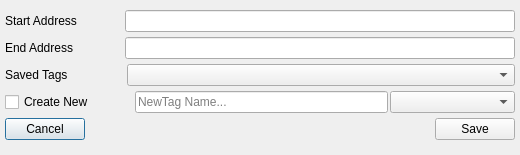
<?xml version="1.0" encoding="UTF-8"?>
<ui version="4.0">
 <class>tag_create_popup</class>
 <widget class="QDialog" name="tag_create_popup">
  <property name="windowModality">
   <enum>Qt::ApplicationModal</enum>
  </property>
  <property name="geometry">
   <rect>
    <x>0</x>
    <y>0</y>
    <width>520</width>
    <height>155</height>
   </rect>
  </property>
  <property name="minimumSize">
   <size>
    <width>520</width>
    <height>155</height>
   </size>
  </property>
  <property name="maximumSize">
   <size>
    <width>520</width>
    <height>155</height>
   </size>
  </property>
  <property name="windowTitle">
   <string>Tag</string>
  </property>
  <layout class="QVBoxLayout" name="verticalLayout">
   <property name="spacing">
    <number>0</number>
   </property>
   <property name="leftMargin">
    <number>5</number>
   </property>
   <property name="topMargin">
    <number>5</number>
   </property>
   <property name="rightMargin">
    <number>5</number>
   </property>
   <property name="bottomMargin">
    <number>5</number>
   </property>
   <item>
    <layout class="QHBoxLayout" name="horizontalLayout">
     <item>
      <widget class="QLabel" name="label">
       <property name="minimumSize">
        <size>
         <width>120</width>
         <height>0</height>
        </size>
       </property>
       <property name="maximumSize">
        <size>
         <width>120</width>
         <height>16777215</height>
        </size>
       </property>
       <property name="text">
        <string>Start Address</string>
       </property>
      </widget>
     </item>
     <item>
      <widget class="QLineEdit" name="lineEdit_start_address"/>
     </item>
    </layout>
   </item>
   <item>
    <layout class="QHBoxLayout" name="horizontalLayout_2">
     <item>
      <widget class="QLabel" name="label_2">
       <property name="minimumSize">
        <size>
         <width>120</width>
         <height>0</height>
        </size>
       </property>
       <property name="maximumSize">
        <size>
         <width>120</width>
         <height>16777215</height>
        </size>
       </property>
       <property name="text">
        <string>End Address</string>
       </property>
      </widget>
     </item>
     <item>
      <widget class="QLineEdit" name="lineEdit_end_address"/>
     </item>
    </layout>
   </item>
   <item>
    <layout class="QHBoxLayout" name="horizontalLayout_6">
     <property name="spacing">
      <number>5</number>
     </property>
     <item>
      <widget class="QLabel" name="label_5">
       <property name="minimumSize">
        <size>
         <width>117</width>
         <height>0</height>
        </size>
       </property>
       <property name="maximumSize">
        <size>
         <width>117</width>
         <height>16777215</height>
        </size>
       </property>
       <property name="text">
        <string>Saved Tags</string>
       </property>
      </widget>
     </item>
     <item>
      <widget class="QComboBox" name="comboBox_saved_tags"/>
     </item>
    </layout>
   </item>
   <item>
    <layout class="QHBoxLayout" name="horizontalLayout_3">
     <property name="spacing">
      <number>2</number>
     </property>
     <item>
      <widget class="QCheckBox" name="checkBox_create_new">
       <property name="sizePolicy">
        <sizepolicy hsizetype="Fixed" vsizetype="Fixed">
         <horstretch>0</horstretch>
         <verstretch>0</verstretch>
        </sizepolicy>
       </property>
       <property name="minimumSize">
        <size>
         <width>128</width>
         <height>0</height>
        </size>
       </property>
       <property name="maximumSize">
        <size>
         <width>128</width>
         <height>16777215</height>
        </size>
       </property>
       <property name="text">
        <string>Create New</string>
       </property>
      </widget>
     </item>
     <item>
      <widget class="QLineEdit" name="lineEdit_new_tag">
       <property name="placeholderText">
        <string>NewTag Name...</string>
       </property>
      </widget>
     </item>
     <item>
      <widget class="QComboBox" name="comboBox_new_tag">
       <property name="minimumSize">
        <size>
         <width>125</width>
         <height>0</height>
        </size>
       </property>
       <property name="maximumSize">
        <size>
         <width>125</width>
         <height>16777215</height>
        </size>
       </property>
      </widget>
     </item>
    </layout>
   </item>
   <item>
    <layout class="QHBoxLayout" name="horizontalLayout_5">
     <item>
      <widget class="QPushButton" name="pushButton_cancel">
       <property name="text">
        <string>Cancel</string>
       </property>
      </widget>
     </item>
     <item>
      <spacer name="horizontalSpacer">
       <property name="orientation">
        <enum>Qt::Horizontal</enum>
       </property>
       <property name="sizeHint" stdset="0">
        <size>
         <width>40</width>
         <height>20</height>
        </size>
       </property>
      </spacer>
     </item>
     <item>
      <widget class="QPushButton" name="pushButton_save">
       <property name="text">
        <string>Save</string>
       </property>
      </widget>
     </item>
    </layout>
   </item>
  </layout>
 </widget>
 <resources/>
 <connections/>
</ui>
